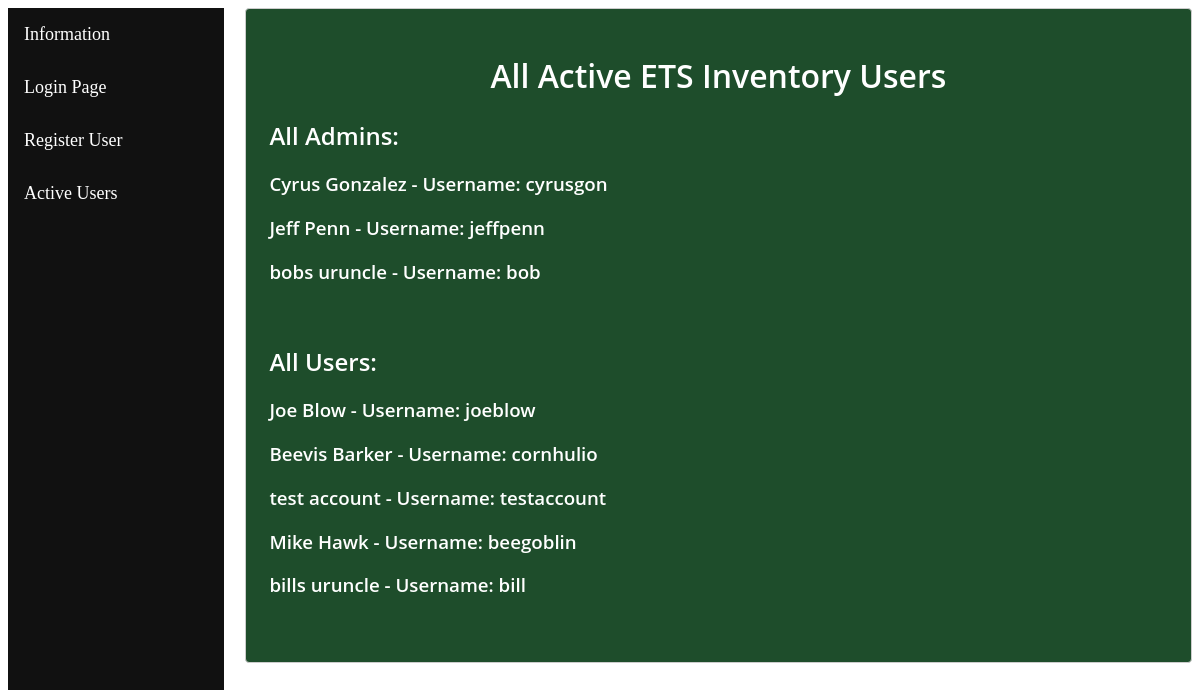
/accounts/users/, run on an earlier commit of the app's database.
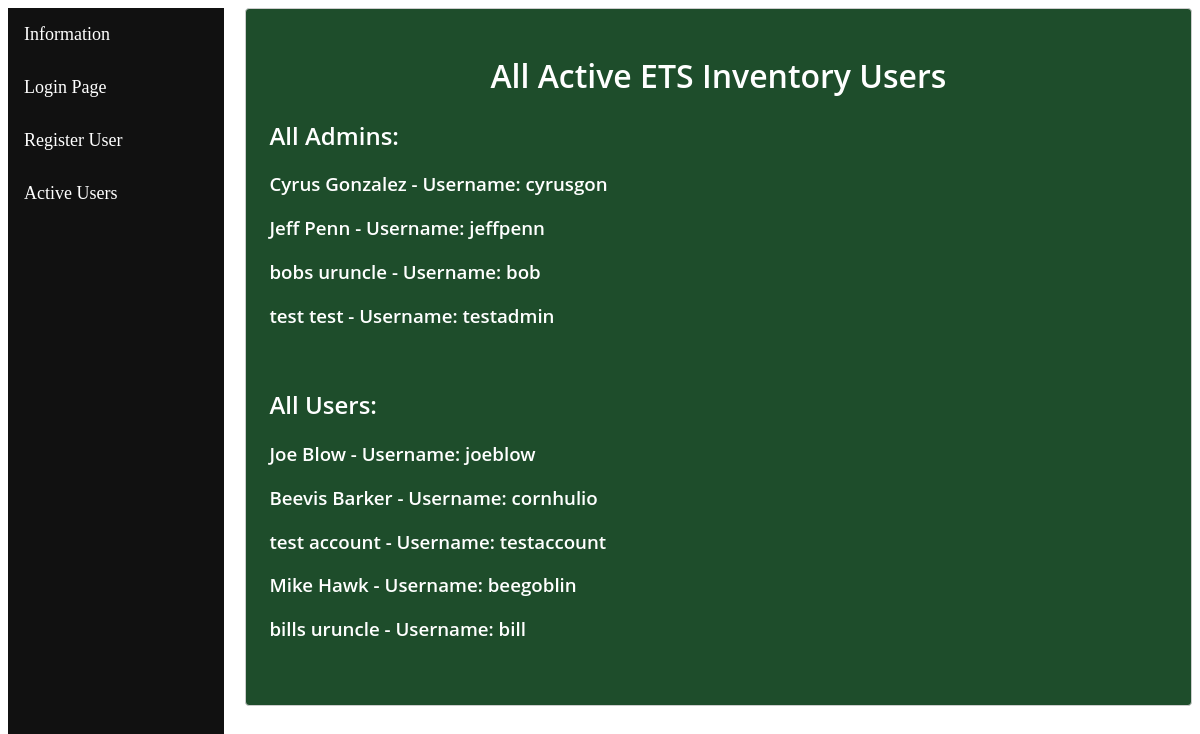
And on a later commit of the database.
### accounts/models.py (models this page shows)
class CustomUser(AbstractBaseUser, PermissionsMixin):
	username = models.CharField(_('username'), max_length=150, unique=True, null=True)
	email = models.EmailField(_('email'), max_length=255, unique=True, null=True)
	first_name = models.CharField(_('first name'), max_length=30, blank=True)
	last_name = models.CharField(_('last name'), max_length=150, blank=True)
	regcode = models.BigIntegerField(_('regcode'))
	objects = CustomUserManager()
	USERNAME_FIELD = 'username'
	REQUIRED_FIELDS = ['email','first_name','last_name', 'regcode']
	is_active = models.BooleanField(_('active'), default=True,)
	is_staff = models.BooleanField(_('staff status'), default=False,)
	is_superuser = models.BooleanField(_('super status'), default=False,)
	is_supervisor = models.BooleanField(_('supervisor'), default=False,)
	def __str__(self):
		return self.first_name + " " + self.last_name + " - Username: " + self.username

### accounts/views.py (the view)
# urls.py: path("users/", views.users, name='users'),
def users(request):
	showusers = CustomUser.objects.all
	return render(request, 'users.html',{'allusers':showusers})

### accounts/templates/users.html
{% extends "baseauth.html" %}
{% block content %}
<h1>All Active ETS Inventory Users</h1>
<h2>All Admins:</h2>
{% for item in allusers %}
	{% if item.is_supervisor %}
		<h3>{{ item }}</h3>
	{% endif %}
{% endfor %}
<br/>
<h2>All Users:</h2>
{% for item in allusers %}
	{% if not item.is_supervisor %}
		<h3>{{ item }}</h3>
	{% endif %}
{% endfor %}
<br/>
{% endblock content %}

What changed in the data, as far as the page shows it:
added CustomUser: first_name+last_name+username "test test - Username: testadmin", shown under "All Admins:"
